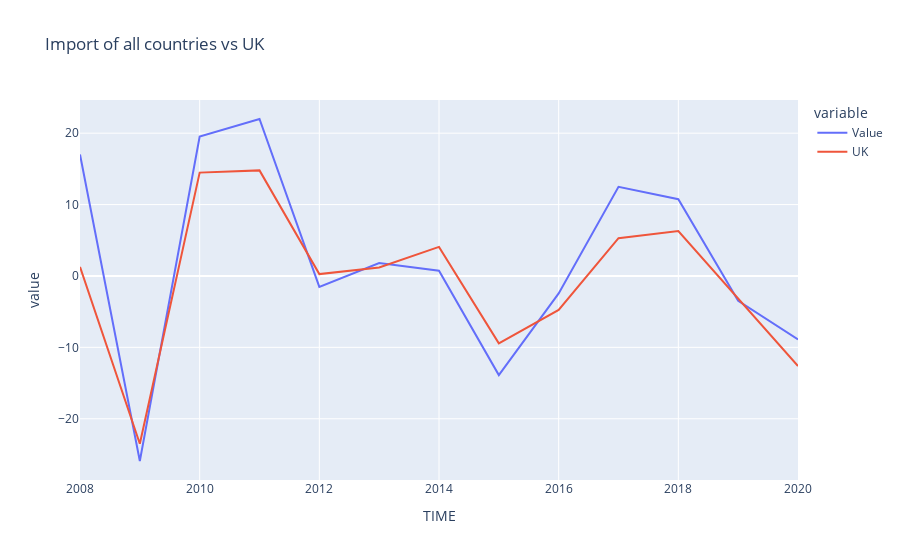

The notebook cell saved with this chart:
### Code cell
#dataframe: import all countries vs UK in percentage change, previous period 1

df_im_all_gbr = df_im_percent_all[(df_im_percent_all.LOCATION == 'GBR')]
df_im_all_other = df_im_percent_all[(df_im_percent_all.LOCATION != 'GBR')]

gb_im_all_other = df_im_all_other.groupby('TIME')
df_im_all_avg = gb_im_all_other['Value'].mean()

fig_im_base_all = px.line(df_im_all_avg, title='Import of all countries vs UK')
fig_im_base_all.add_scatter(x=df_im_all_gbr['TIME'], y=df_im_all_gbr['Value'], mode='lines', name='UK')

fig_im_base_all.show()

### Figure 1 — Plotly figure (JSON) as saved in the notebook; plotly's stock layout.template omitted (floating-point values rounded to 4 significant figures)
{"data": [{"hovertemplate": "variable=Value<br>TIME=%{x}<br>value=%{y}<extra></extra>", "legendgroup": "Value", "line": {"color": "#636efa", "dash": "solid"}, "marker": {"symbol": "circle"}, "mode": "lines", "name": "Value", "orientation": "v", "showlegend": true, "type": "scatter", "x": [2008, 2009, 2010, 2011, 2012, 2013, 2014, 2015, 2016, 2017, 2018, 2019, 2020], "xaxis": "x", "y": [17.01, -25.92, 19.54, 21.99, -1.54, 1.805, 0.7372, -13.88, -2.442, 12.48, 10.75, -3.484, -8.899], "yaxis": "y"}, {"mode": "lines", "name": "UK", "type": "scatter", "x": [2008, 2009, 2010, 2011, 2012, 2013, 2014, 2015, 2016, 2017, 2018, 2019, 2020], "y": [1.268, -23.51, 14.48, 14.79, 0.2599, 1.19, 4.068, -9.437, -4.766, 5.286, 6.294, -3.208, -12.62]}], "layout": {"legend": {"title": {"text": "variable"}, "tracegroupgap": 0}, "title": {"text": "Import of all countries vs UK"}, "xaxis": {"anchor": "y", "domain": [0, 1], "title": {"text": "TIME"}}, "yaxis": {"anchor": "x", "domain": [0, 1], "title": {"text": "value"}}}}
